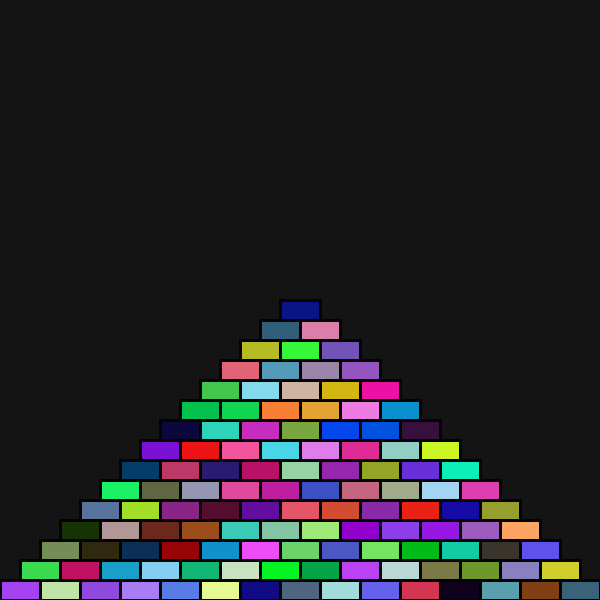
Frame 1 (no input)
Frame 60 (the mouse pressed at the canvas centre just before this capture): identical to frame 1, image omitted
Frame 120 (the mouse held since frame 60 and released just before this capture): identical to frame 1, image omitted

The Processing sketch that drew this single still picture (run headless with seeded random() and noise(); from frame 60 on, the mouse is pressed at the canvas centre):

// Processing sketch: rectangle
// ── rectangle.pde
int w_brique = 40;
int h_brique = 20;
void setup(){
  size(600,600);
  int nb_depart = 600/w_brique;
  background(20);
  for(int i = 0;i<600;i+=w_brique)
  {
    int n = 0;
      for(int j = 600-h_brique;j > 0;j-=h_brique)
      {
        int x1 = i;
        int y1 = j;
        stroke(3);
        strokeWeight(3);
        fill(random(255),random(255),random(255));
        rect(x1+(n*w_brique/2),y1,w_brique,h_brique);
        n++;
        if(n == nb_depart)
        {
          break;
        }
    }
      nb_depart--;
  }
}

void draw(){
  
}
